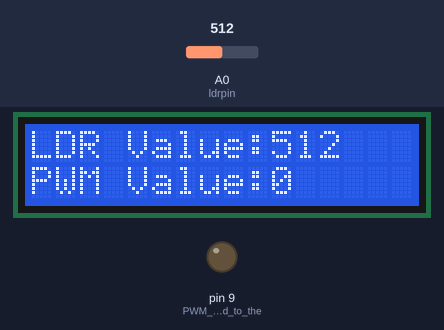
Recording of a sketch running on a simulated Arduino Uno, built with avr-gcc and run on an emulated ATmega328P. On the bench: 16×2 character LCD, output pins drawn as LEDs (lit = HIGH). The inputs (shaded band) are chosen by the test bench; at power-on: A0 (ldrpin) = 512.

Above: at 1.2 s.
1.3 s: A0 (ldrpin) set to 486
At 2.5 s:
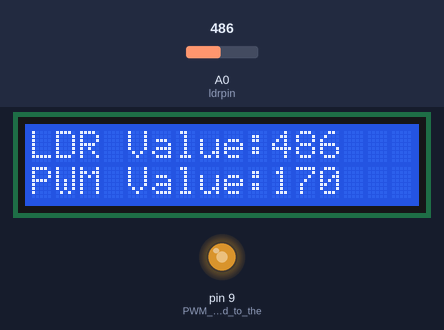
2.8 s: A0 (ldrpin) set to 214
At 3.3 s:
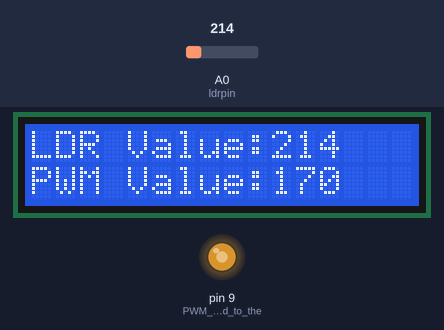
4.4 s: A0 (ldrpin) set to 181
At 5.3 s:
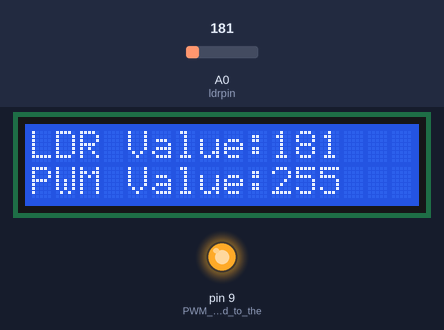
Timing chart, 0 to 7.4 s (numbered marks = the images above; inputs shaded):
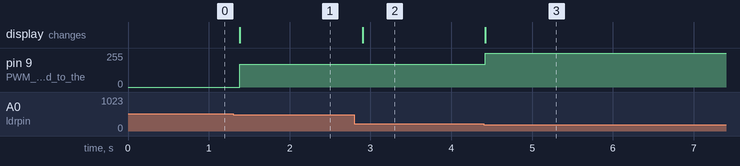

Measured:
- the behaviour switches between 500 and 499 on A0 (ldrpin) (found by bisection; images 0 and 1)
- the behaviour switches between 199 and 198 on A0 (ldrpin) (found by bisection; images 2 and 3)
- after the input at 1.3 s, pin 9 (PWM_pin_connected_to_the): 0/255 → 170/255 after 0.08 s; the display: changes after 0.08 s (image 1)
- after the input at 2.8 s, the display: changes after 0.10 s (image 2)
- after the input at 4.4 s, pin 9 (PWM_pin_connected_to_the): 170/255 → 255/255 at once; the display: changes at once (image 3)

The sketch:

ldr.ino
```cpp
#include <LiquidCrystal.h>
LiquidCrystal lcd(7, 6, 5, 4, 3, 1); // (rs, e, d4, d5, d6, d7)

int ldrpin = A0;   // Select the input pin for LDR
int ldrvalue = 0;  // Variable to store the value coming from the sensor
int pwmValue = 0;  // Variable to store the PWM value for the light intensity

void setup() {
    lcd.begin(16, 2); // Set up the LCD with 16 columns and 2 rows
    lcd.print("LDR Value: ");
    lcd.setCursor(0, 1); // Move cursor to the second line
    lcd.print("PWM Value: ");

    pinMode(9, OUTPUT); // PWM pin connected to the base of the transistor
}

void loop() {
    // Read the value from the sensor:
    ldrvalue = analogRead(ldrpin);

    // Display the LDR value
    lcd.setCursor(10, 0); // Move cursor to the right side of the first line
    lcd.print(ldrvalue);

    // Determine the PWM value based on LDR value
    if (ldrvalue > 500) { // Maximum sunlight
        pwmValue = 0; // Turn off light
    } else if (ldrvalue > 200 & ldrvalue < 500) { // Medium sunlight
        pwmValue = 170; // Map LDR value to PWM range
    } else if (ldrvalue > 9 && ldrvalue < 199) { // No sunlight
        pwmValue = 255; // Turn on light to maximum brightness
    }

    // Control the light intensity
    analogWrite(9, pwmValue); // Set light intensity

    // Display the PWM value
    lcd.setCursor(10, 1); // Move cursor to the right side of the second line
    lcd.print(pwmValue);

    delay(100);
}
```
